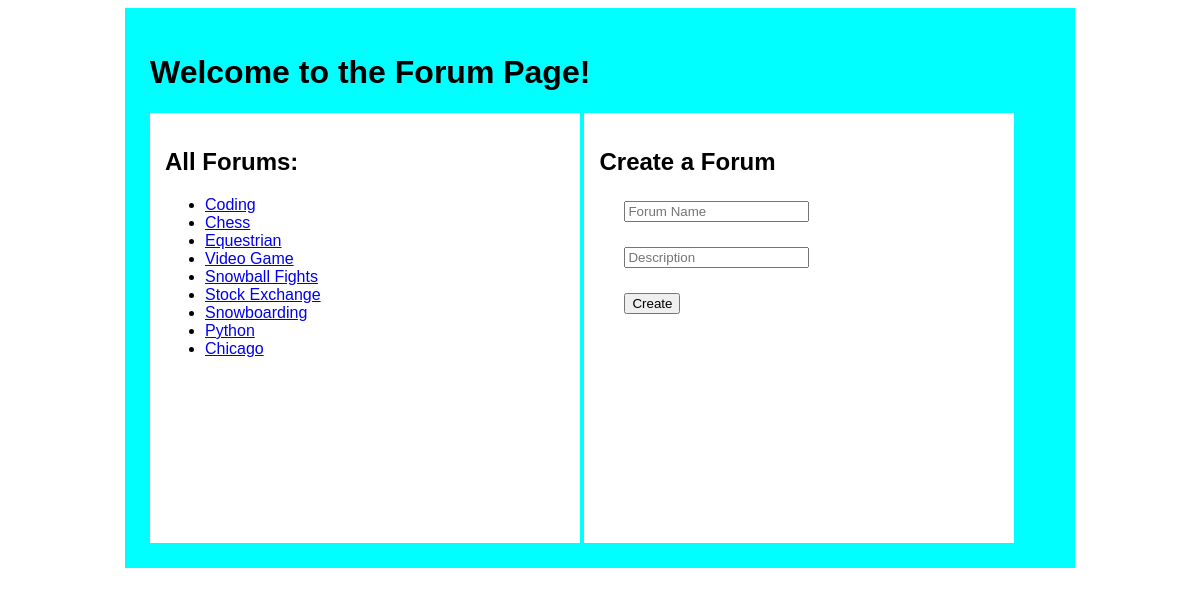
The page / on the database its author committed.
### forum_app/models.py (models this page shows)
class Forum(models.Model):
    name=models.CharField(max_length=255)
    description=models.CharField(max_length=255)
    created_at = models.DateTimeField(auto_now_add=True)
    updated_at = models.DateTimeField(auto_now=True)

### forum_app/views.py (the view)
# urls.py: path('', views.root),
def root(request):
    context={
        'all_forums':Forum.objects.all()
    }
    return render(request, "forum.html", context)

### forum_app/templates/forum.html (shortened to what this page needs)
<!DOCTYPE html>
<html lang="en">
<head>
    {% load static %}
    <link rel="stylesheet" href="{% static 'style.css' %}">
</head>
<body>
    <div id="wrapper">
        <h1>Welcome to the Forum Page!</h1>
        <div class='content'>
            <h2>All Forums:</h2>
            <ul>
                {% for forum in all_forums %}
                <li><a href="/forum/{{forum.id}}">{{forum.name}}</a></li>
                {% endfor %}
            </ul>
        </div>
        <div class='content'>
            <h2>Create a Forum</h2>
            <form action="/create_forum" method="POST">
                <input type="text" name="forum_name" placeholder="Forum Name">
                <input type="text" name="forum_desc" placeholder="Description">
                <input type="submit" value="Create">
            </form>
        </div>
    </div>
</body>
</html>

### forum_app/static/style.css (style rules this page uses)
#wrapper { width: 900px; background-color: aqua; margin: 0px auto; padding: 25px; font-family: sans-serif; }
.content { display: inline-block; vertical-align: top; width: 400px; background-color: white; height: 400px; padding: 15px; }
.content form input { display: block; margin: 25px; }

### rows shown on the page
Forum: name "Coding"
Forum: name "Chess"
Forum: name "Equestrian"
Forum: name "Video Game"
Forum: name "Snowball Fights"
Forum: name "Stock Exchange"
Forum: name "Snowboarding"
Forum: name "Python"
Forum: name "Chicago"
